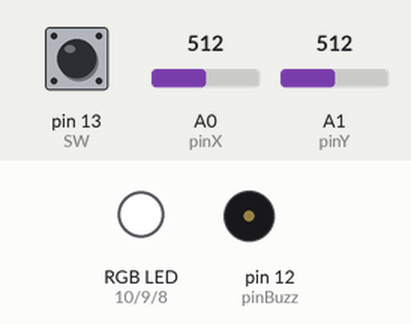
Simulated run of this sketch. Board: Arduino Uno, built with avr-gcc and run on an emulated ATmega328P. Shown: an RGB LED mixed from three pins (HIGH = lit), buzzer (waves = sounding). The inputs (shaded band) are chosen by the test bench; at power-on: pin 13 (SW) HIGH, A0 (pinX) = 512, A1 (pinY) = 512.

Above: at 1.2 s.
1.3 s: pin 13 (SW) pulled LOW for 0.15 s
At 1.9 s:
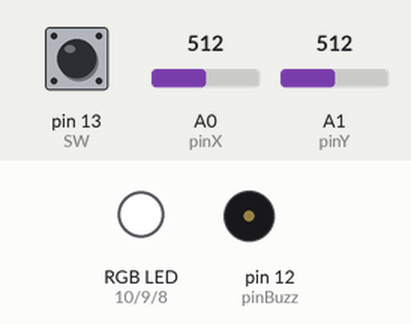
2.9 s: A0 (pinX) set to 0
At 3.4 s:
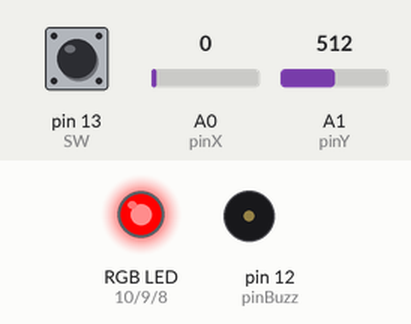
4.4 s: A0 (pinX) set to 1023
At 5.6 s:
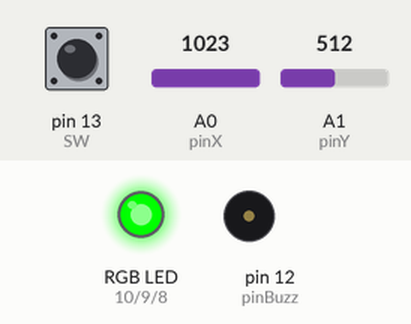
5.9 s: pin 13 (SW) pulled LOW for 1 s
At 6.3 s:
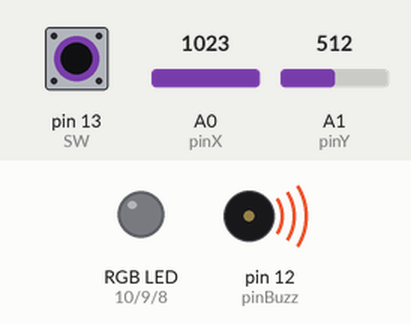
8.4 s: pin 13 (SW) pulled LOW for 3.2 s
At 11.61 s:
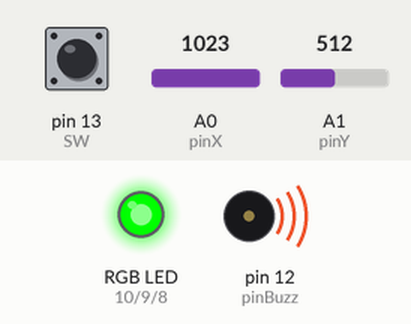
13.1 s: A0 (pinX) set to 1005
At 13.5 s:
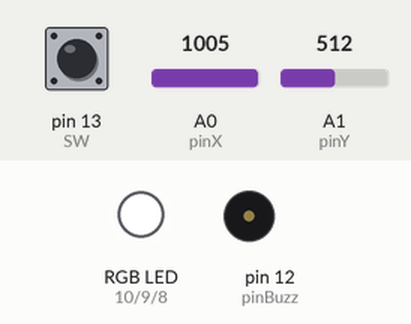
Timing chart, 0 to 15.6 s (numbered marks = the images above; inputs shaded):
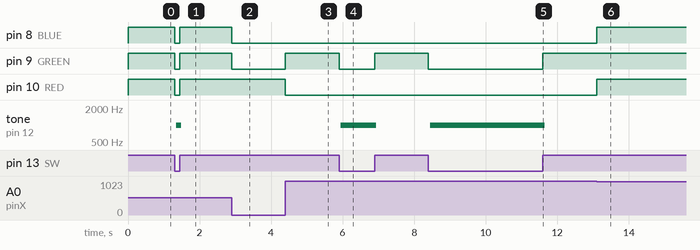

The sketch:

joystick.ino
```cpp
const int pinX = 0;  // analog pin for x axis of joystick
const int pinY = 1;  // analog pin for y axis of joystick
const int SW = 13;  // pin for press of joystick

const int RED = 10;  // pin for red in rgb led
const int GREEN = 9;  // pin for green in rgb led
const int BLUE = 8; // pin for blue in rgb led

const int pinBuzz = 12;  // pin for buzzer

void setup() {
  pinMode(RED, OUTPUT);
  pinMode(GREEN, OUTPUT);
  pinMode(BLUE, OUTPUT);
  pinMode(SW, INPUT);
  pinMode(pinBuzz, OUTPUT);

  digitalWrite(SW, HIGH);
  digitalWrite(RED, HIGH);
  digitalWrite(GREEN, HIGH);
  digitalWrite(BLUE, HIGH);
}

void loop() {
  int x_axis = analogRead(pinX);
  int y_axis = analogRead(pinY);
  int SW_key = digitalRead(SW);

  if  (SW_key == 0) {
    setColor(0, 0, 0);
    delay(50);
    while (SW_key == 0) {
      tone(pinBuzz, 1000, 50);
      SW_key = digitalRead(SW);
    }

  }
  else if (x_axis == 0) {
    setColor(255, 0, 0);
  }
  else if (x_axis == 1023) {
    setColor(0, 255, 0);
  }
  else if (y_axis == 0) {
    setColor(0, 0, 255);
  }
  else if (y_axis == 1023) {
    setColor(200, 0, 100);
  }
  else {
    setColor(255, 255, 255);
  }
}


void setColor(int red, int green, int blue) {
  digitalWrite(RED, red);
  digitalWrite(GREEN, green);
  digitalWrite(BLUE, blue);
}
```

Measured:
- the behaviour switches between 1023 and 1022 on A0 (pinX) (found by bisection; images 5 and 6)
- after the input at 1.3 s, pin 8 (BLUE), pin 9 (GREEN), pin 10 (RED): HIGH → LOW at once, → HIGH 0.15 s later; tone on pin 12 (pinBuzz): silent → 1000 Hz after 0.05 s, → silent 0.14 s later
- after the input at 2.9 s, pin 8 (BLUE), pin 9 (GREEN): HIGH → LOW at once
- after the input at 4.4 s, pin 9 (GREEN): LOW → HIGH at once; pin 10 (RED): HIGH → LOW at once
- after the input at 5.9 s, pin 9 (GREEN): HIGH → LOW at once, → HIGH 1.0 s later; tone on pin 12 (pinBuzz): silent → 1000 Hz after 0.05 s, → silent 0.99 s later
- after the input at 8.4 s, pin 9 (GREEN): HIGH → LOW at once, → HIGH 3.2 s later; tone on pin 12 (pinBuzz): silent → 1000 Hz after 0.05 s, → silent 3.2 s later
- after the input at 13.1 s, pin 8 (BLUE), pin 10 (RED): LOW → HIGH at once
